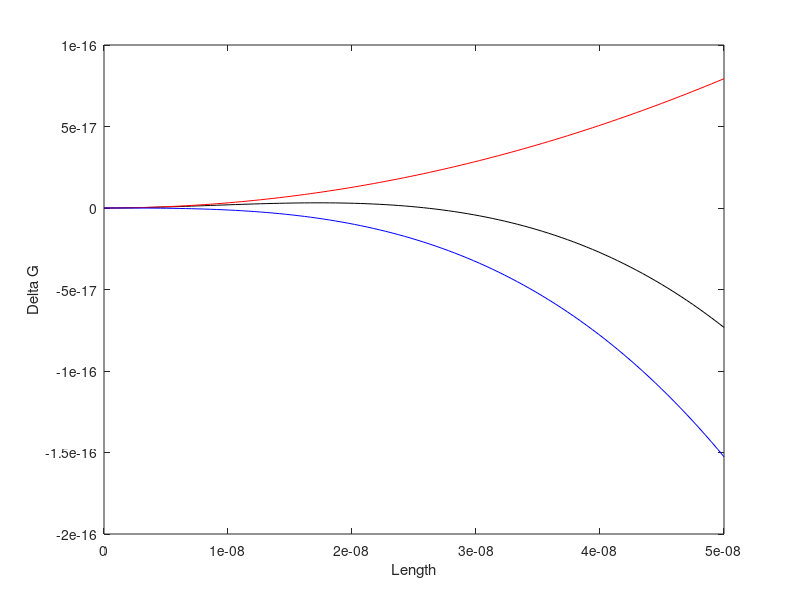
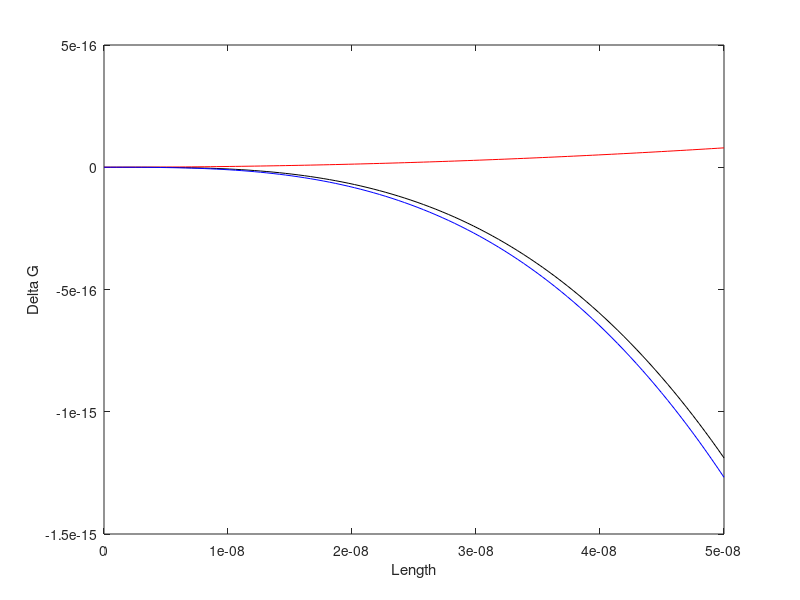
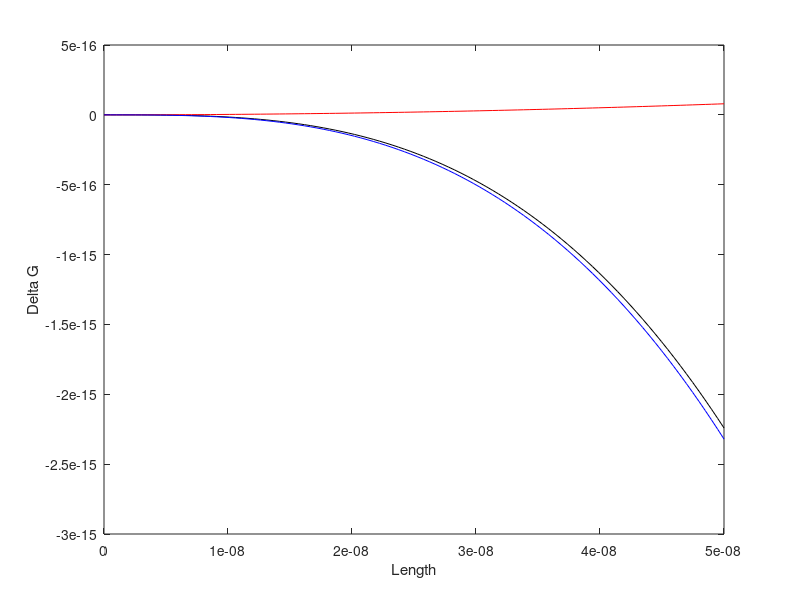

Reproduce these figures in MATLAB, in order.
%%%%%%%%%%%%%%%%%%%%%%%%%%%% Given info %%%%%%%%%%%%%%%%%%%%%%%%%%%%%%%%%%%
gamma = 1.01e-2;
R = 8.314;
T = 298;
rho = 4502;
M = 233.4 / 1000;
ka = pi;
kV= pi/6;

Vm = M / rho;

%%%%%%%%%%%%%%%%%%%%%%%%%%%% CASE 1-2-3 %%%%%%%%%%%%%%%%%%%%%%%%%%%%%%%%%%%
S1 = 1.05;
S2 = 1.5;
S3 = 2.1;

%%%%%%%%%%%%%%%%%%%%%% x (char. Length from 0 to 5e-8) %%%%%%%%%%%%%%%%%%%%
L = linspace(0,5e-8);

%%%%%%%%%%%%%%%%%%%%%%%%%%%%% CALCULATION %%%%%%%%%%%%%%%%%%%%%%%%%%%%%%%%%
% For S = 1.05
DeltaGV1 = (-kV .* L.^3 ./ Vm) .*R.*T.*log(S1);
DeltaGa1 = ka .* L.^2 .*gamma;

DeltaG1 = DeltaGV1 + DeltaGa1;
% For S = 1.5
DeltaGV2 = (-kV .* L.^3 ./ Vm) .*R.*T.*log(S2);
DeltaGa2 = ka .* L.^2 .*gamma;

DeltaG2 = DeltaGV2 + DeltaGa2;
% For S = 2.1
DeltaGV3 = (-kV .* L.^3 ./ Vm) .*R.*T.*log(S3);
DeltaGa3 = ka .* L.^2 .*gamma;

DeltaG3 = DeltaGV3 + DeltaGa3;

%%%%%%%%%%%%%%%%%%%%%%%%%%%%%%%% PLOT %%%%%%%%%%%%%%%%%%%%%%%%%%%%%%%%%%%%%
figure;
plot(L,DeltaG1,'k',L,DeltaGa1,'r',L,DeltaGV1,'b');
xlabel('Length');
ylabel('Delta G');

figure;
plot(L,DeltaG2,'k',L,DeltaGa2,'r',L,DeltaGV2,'b');
xlabel('Length');
ylabel('Delta G');

figure;
plot(L,DeltaG3,'k',L,DeltaGa3,'r',L,DeltaGV3,'b');
xlabel('Length');
ylabel('Delta G');

%%%%%%%%%%%%%%%%%%%%%%%%%%%% Critical Size %%%%%%%%%%%%%%%%%%%%%%%%%%%%%%%%
S = [0.5 1.05 1.5 2 3]
for n = 1:5
    Lc(n) = 2 * ka * gamma * Vm / (3 * kV * R * T * log(S(n)));
end
